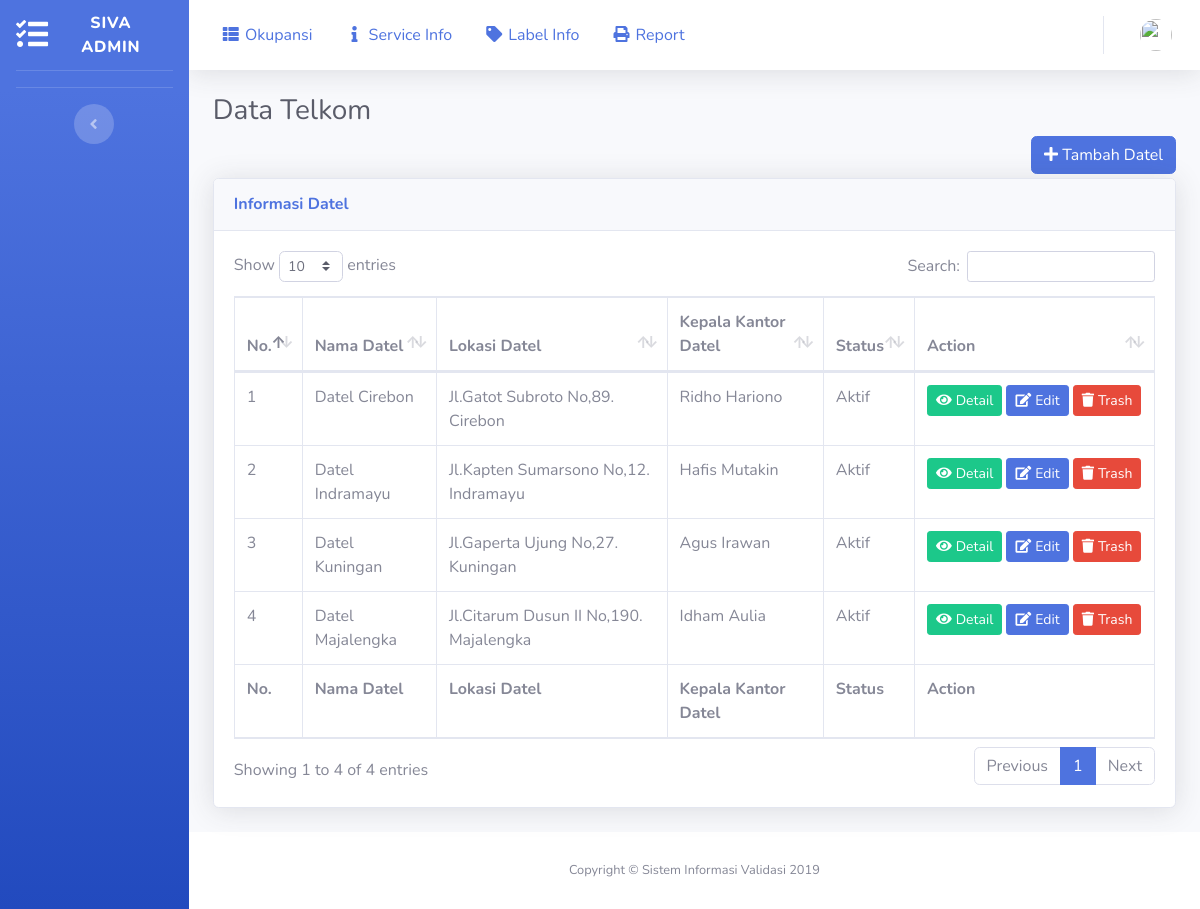
/index.php/admin/datel, run on the app's committed database.
### tables this page shows
CREATE TABLE `datel` (
  `id_datel` int(11) NOT NULL AUTO_INCREMENT,
  `nm_datel` varchar(50) NOT NULL,
  `lokasi` varchar(100) NOT NULL,
  `kakandatel` varchar(50) NOT NULL,
  `status` varchar(30) NOT NULL,
  PRIMARY KEY (`id_datel`)
);

### application/controllers/Admin.php (called while the page is built, shortened)
<?php
class Admin extends CI_Controller
{
    public function __construct()
    {
        $this->load->model('Admin_model');
        $this->load->library('Googlemaps');
    }
    public function datel()
    {
        $data['title'] = 'Datel';
        $email = $this->session->userdata('email');
        $data['user'] = $this->Admin_model->getUserByMail($email);
        $data['datel'] = $this->Admin_model->getDatel();
        $this->load->view('templates/header', $data);
        $this->load->view('templates/sidebar', $data);
        $this->load->view('templates/topbar', $data);
        $this->load->view('admin/datel', $data);
        $this->load->view('templates/footer');
    }
}

### index.php (called while the page is built, shortened)
<?php
require_once BASEPATH.'core/CodeIgniter.php';

### application/models/Admin_model.php (called while the page is built, shortened)
<?php
class Admin_model extends CI_Model
{
    public function getDatel()
    {
        return $this->db->get('datel')->result_array();
    }
}

### application/views/admin/datel.php (the view, shortened to what this page needs)
<div class="container-fluid">
    <h1 class="h3 mb-2 text-gray-800">Data Telkom</h1>
    <div class="row">
        <div class="col">
            <button type="button" class="btn btn-primary tambahDatel float-right mb-1" data-toggle="modal" data-target="#tambahData"><i class="fa fa-plus"></i>
                Tambah Datel
            </button>
        </div>
    </div>
    <div class="card shadow mb-4">
        <div class="card-header py-3">
            <h6 class="m-0 font-weight-bold text-primary">Informasi Datel</h6>
        </div>
        <div class="card-body">
            <div class="table-responsive">
                <table class="table table-bordered" id="dataTable" width="100%" cellspacing="0">
                    <thead>
                        <tr>
                            <th>No.</th>
                            <th>Nama Datel</th>
                            <th>Lokasi Datel</th>
                            <th>Kepala Kantor Datel</th>
                            <th>Status</th>
                            <th>Action</th>
                        </tr>
                    </thead>
                    <tfoot>
                        <tr>
                            <th>No.</th>
                            <th>Nama Datel</th>
                            <th>Lokasi Datel</th>
                            <th>Kepala Kantor Datel</th>
                            <th>Status</th>
                            <th>Action</th>
                        </tr>
                    </tfoot>
                    <tbody>
                        <?php $i = 1; ?>
                        <?php foreach ($datel as $row) : ?>
                            <tr>
                                <td><?= $i; ?></td>
                                <td><?= $row['nm_datel'] ?></td>
                                <td><?= $row['lokasi'] ?></td>
                                <td><?= $row['kakandatel'] ?></td>
                                <td><?= $row['status'] ?></td>
                                <td style="width: 215px;"><a href="javascript" class="btn btn-sm btn-success detailsDatel" data-toggle="modal" data-target="#DetailsModal" data-id="<?= $row['id_datel'];?>" data-url="<?= base_url('admin/getJsonDatel?id='.$row['id_datel']);?>"><span class="fas fa-eye mr-1"></span>Detail</a>
                                    <a href="javascript:" class="btn btn-sm btn-primary editDatel" data-toggle="modal" data-target="#tambahData" data-id="<?= $row['id_datel'];?>" data-url="<?= base_url('admin/getJsonDatel?id='.$row['id_datel']);?>"><span class="fa fa-edit mr-1"></span>Edit</a>
                                    <a href="<?= base_url('admin/delete_datel?id=') . $row['id_datel'] ?>" class="btn btn-sm btn-danger delete"><span class="fa fa-trash mr-1"></span>Trash</a></td>
                                </tr>
                                <?php $i++; ?>
                            <?php endforeach; ?>
                        </tbody>
                    </table>
                </div>
            </div>
        </div>
    </div>
</div>

### data on the page
datel: nm_datel "Datel Cirebon", lokasi "Jl.Gatot Subroto No,89. Cirebon", kakandatel "Ridho Hariono", status "Aktif"
datel: nm_datel "Datel Indramayu", lokasi "Jl.Kapten Sumarsono No,12. Indramayu", kakandatel "Hafis Mutakin", status "Aktif"
datel: nm_datel "Datel Kuningan", lokasi "Jl.Gaperta Ujung No,27. Kuningan", kakandatel "Agus Irawan", status "Aktif"
datel: nm_datel "Datel Majalengka", lokasi "Jl.Citarum Dusun II No,190. Majalengka", kakandatel "Idham Aulia", status "Aktif"
